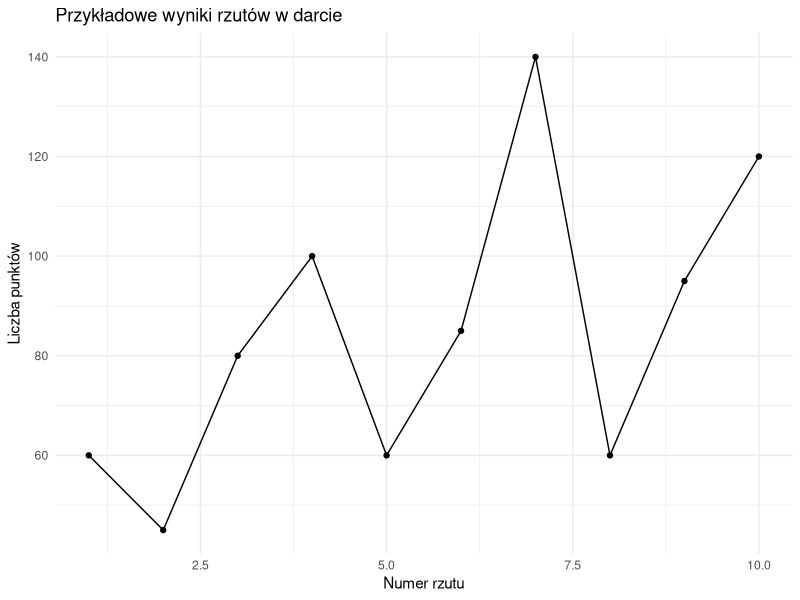
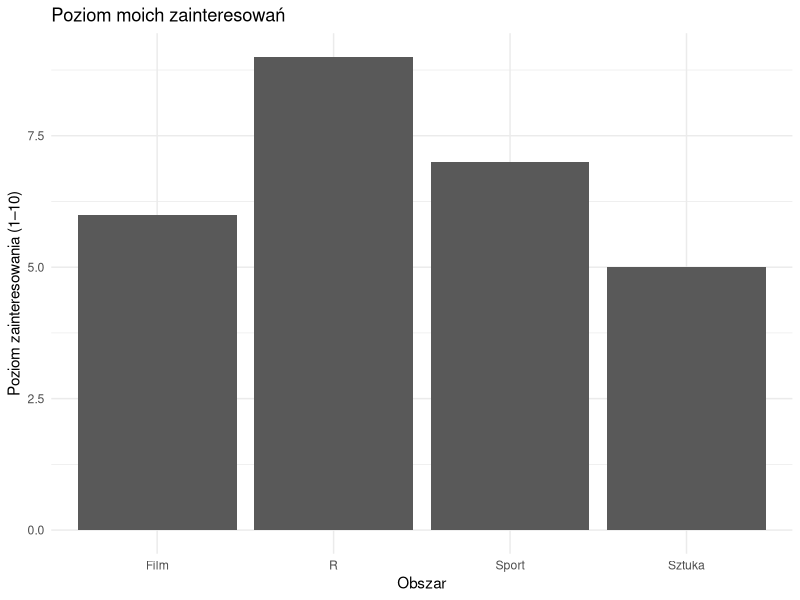

The R source for these figures, in order:
## ---- chunk 1
library(ggplot2)

punkty <- data.frame(
  rzut = 1:10,
  wynik = c(60, 45, 80, 100, 60, 85, 140, 60, 95, 120)
)

ggplot(punkty, aes(x = rzut, y = wynik)) +
  geom_line() +
  geom_point() +
  labs(
    title = "Przykładowe wyniki rzutów w darcie",
    x = "Numer rzutu",
    y = "Liczba punktów"
  ) +
  theme_minimal()
## ---- chunk 2
dane <- data.frame(
  kategoria = c("Sport", "Film", "Sztuka", "R"),
  zainteresowanie = c(7, 6, 5, 9)
)

ggplot(dane, aes(x = kategoria, y = zainteresowanie)) +
  geom_col() +
  labs(
    title = "Poziom moich zainteresowań",
    x = "Obszar",
    y = "Poziom zainteresowania (1–10)"
  ) +
  theme_minimal()
